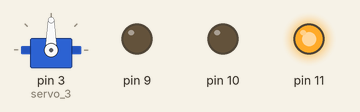
Simulated run of this sketch. Board: Arduino Uno, built with avr-gcc and run on an emulated ATmega328P. Shown: servo, output pins drawn as LEDs (lit = HIGH).

Above: at 0.05 s.
At 35.05 s:
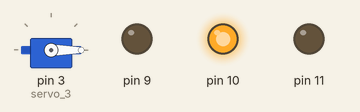
At 59.8 s:
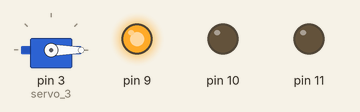
Timing chart, 0 to 78.0 s (numbered marks = the images above):
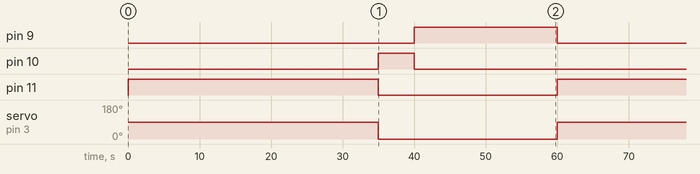

The sketch:

Sem_foro.ino
```cpp
/*
  Semáfaro com leds e servo motor
*/

#include <Servo.h>

int brightness = 0;

Servo servo_3;

void setup()
{
  servo_3.attach(3);

  pinMode(9, OUTPUT);
  pinMode(10, OUTPUT);
  pinMode(11, OUTPUT);
}

void loop()
{
  servo_3.write(90);
  digitalWrite(9, LOW);
  digitalWrite(10, LOW);
  digitalWrite(11, HIGH);
  delay(35000); // Wait for 35000 millisecond(s)
  servo_3.write(0);
  digitalWrite(9, LOW);
  digitalWrite(10, HIGH);
  digitalWrite(11, LOW);
  delay(5000); // Wait for 5000 millisecond(s)
  servo_3.write(0);
  digitalWrite(9, HIGH);
  digitalWrite(10, LOW);
  digitalWrite(11, LOW);
  delay(20000); // Wait for 20000 millisecond(s)
}
```

Measured:
- by itself, pin 9: alternates HIGH for 20.0 s and LOW for 40.0 s
- by itself, pin 10: alternates HIGH for 5.0 s and LOW for 55.0 s
- by itself, pin 11: alternates HIGH for 35.0 s and LOW for 25.0 s
- by itself, servo on pin 3 (servo_3): alternates 90° for 35.0 s and 0° for 25.0 s
